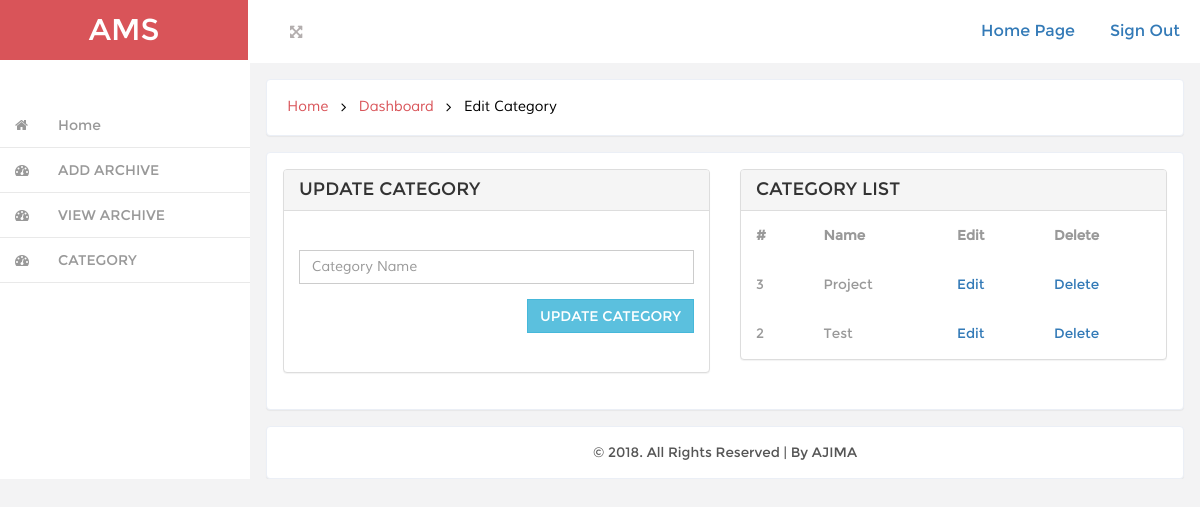
Page /dashboard/cat_edit.php (signed in) on the committed database.
### tables this page shows
CREATE TABLE `category` (
  `cat_id` int(11) NOT NULL,
  `cat_name` varchar(55) NOT NULL
);

### dashboard/cat_edit.php (the view, shortened to what this page needs)
<?php include 'freq/1.php'; ?>
<div id="wrapper">
    <?php include 'freq/nav.php'; ?>
    <div id="page-wrapper" class="gray-bg dashbard-1">
        <div class="content-main">
            <div class="banner">
                <h2>
                    <a href="../index.php">Home</a>
                    <i class="fa fa-angle-right"></i>
                    <a href="index.php">Dashboard</a>
                    <i class="fa fa-angle-right"></i>
                    <span>Edit Category</span>
                </h2>
            </div>
            <div class="grid-form">
                <div class="grid-form1">
                    <div class="row">
                        <div class="col-md-6">
                            <div class="panel panel-default">
                                <div class="panel-heading">
                                    <h4 class="title">UPDATE CATEGORY</h4>
                                </div>
                                <div class="panel-body">
                                    <form action="cat_edit.php?id=<?php echo $cat_id ?>" method="POST">
                                        <div class="row">
                                            <div class="col-md-12">
                                                <div class="form-group">
                                                    <input type="text" class="form-control border-input" placeholder="Category Name" id="cat_name" name="cat_name" value="<?php echo $cat_name ?>">
                                                </div>
                                            </div>
                                        </div>
                                        <div class="text-center">
                                            <button type="submit" class="btn btn-info btn-fill btn-wd pull-right" name="update_category">UPDATE CATEGORY</button>
                                        </div>
                                        <div class="clearfix"></div>
                                    </form>
                                </div>
                            </div>
                        </div>
                        <div class="col-md-6">
                            <div class="panel panel-default">
                                <div class="panel-heading">
                                    <h4 class="title">CATEGORY LIST</h4>
                                </div>
                                <div class="content table-responsive table-full-width">
                                    <table class="table">
                                        <tr>
                                            <th>#</th>
                                            <th>Name</th>
                                            <th>Edit</th>
                                            <th>Delete</th>
                                        </tr>
                                        <?php
                                            include 'db/db.php';
                                            $query = "SELECT * FROM category ORDER BY cat_id DESC";
                                            $result = mysqli_query($con,$query);
                                            if ($result) {
                                                while($row = mysqli_fetch_assoc($result)){
                                                    $id = $row['cat_id'];
                                                    $name = $row['cat_name'];
                                        ?>
                                        <tr>
                                            <td><?php echo $id ?></td>
                                            <td><?php echo $name ?></td>
                                            <td><a href="cat_edit.php?id=<?php echo $id; ?>">Edit</a></td>
                                            <td><a href="cat_delete.php?id=<?php echo $id; ?>" onclick="return confirm('Are you sure you want to delete this item?');">Delete</a></td>
                                        </tr>
                                        <?php }} ?>
                                    </table>
                                </div>
                            </div>
                        </div>
                    </div>
                </div>
            </div>
            <?php include 'freq/footer.php' ?>
        </div>
    </div>
</div>

### dashboard/design/css/style.css (style rules this page uses)
h4, h5, h6, h1, h2, h3 { margin: 0; }
html, body { font-family:'Montserrat-Regular'; font-size: 100%; background:#F3F3F4; overflow-x: hidden; }
body a { transition:0.5s all; -webkit-transition:0.5s all; -moz-transition:0.5s all; -o-transition:0.5s all; -ms-transition:0.5s all; }
div#wrapper { background-color: #fff; }
@media (min-width: 768px) { #page-wrapper { position: inherit; margin: 0 0 0 240px; min-height: 0px; } }
.content-main { background-color: #F3F3F4; padding-top: 1em; }
.banner { background: #fff; display: block; margin: 0em 1em ; padding:1em; border: 1px solid #ebeff6; border-color: #ebeff6; border-radius: 4px; -webkit-border-radius: 4px; -o-border-radius: 4px; -moz-border-radius: 4px; -ms-border-radius: 4px; -webkit-box-shadow: 0 1px 1px rgba(0,0,0,.05); box-shadow: 0 1px 1px rgba(0,0,0,.05); }
.banner h2 { font-size:0.9em; }
.banner h2 a { color:#D95459; text-decoration:none; font-family: 'Muli-Regular'; padding:0.3em ; }
.banner h2 span { color:#000; font-family: 'Muli-Regular'; padding:0.3em ; }
.banner h2 i { color:#000; vertical-align:middle; padding:0.3em ; }
.grid-form { padding: 1em; }
.grid-form1 { background: #fff; margin-bottom: 1em; padding: 1em; border: 1px solid #ebeff6; border-radius: 4px; -webkit-border-radius: 4px; -o-border-radius: 4px; -moz-border-radius: 4px; -ms-border-radius: 4px; -webkit-box-shadow: 0 1px 1px rgba(0,0,0,.05); box-shadow: 0 1px 1px rgba(0,0,0,.05); }
.grid-form1:last-child { margin-bottom: 0em; }
.grid-form1 form { margin: 1.5em 0; }
.form-control { box-shadow: none; outline: none; border-radius: 0px; font-family: 'Muli-Regular'; }
.btn { border-radius: 0px; outline: none; }
.table td, .table>tbody>tr>td, .table>tbody>tr>th, .table>tfoot>tr>td, .table>tfoot>tr>th, .table>thead>tr>td, .table>thead>tr>th { padding: 15px !important; font-size: 0.85em; color: #999; border-top: none !important; }
.table { margin-bottom: 0; }

### dashboard/design/css/custom.css (style rules this page uses)
#wrapper { width: 100%; }
#page-wrapper { min-height: 0px !important; }
@media (min-width:768px) { #page-wrapper { position: inherit; margin: 0 0 0 250px; } }

### rows in the picture
category: cat_id "3", cat_name "Project"
category: cat_id "2", cat_name "Test"
